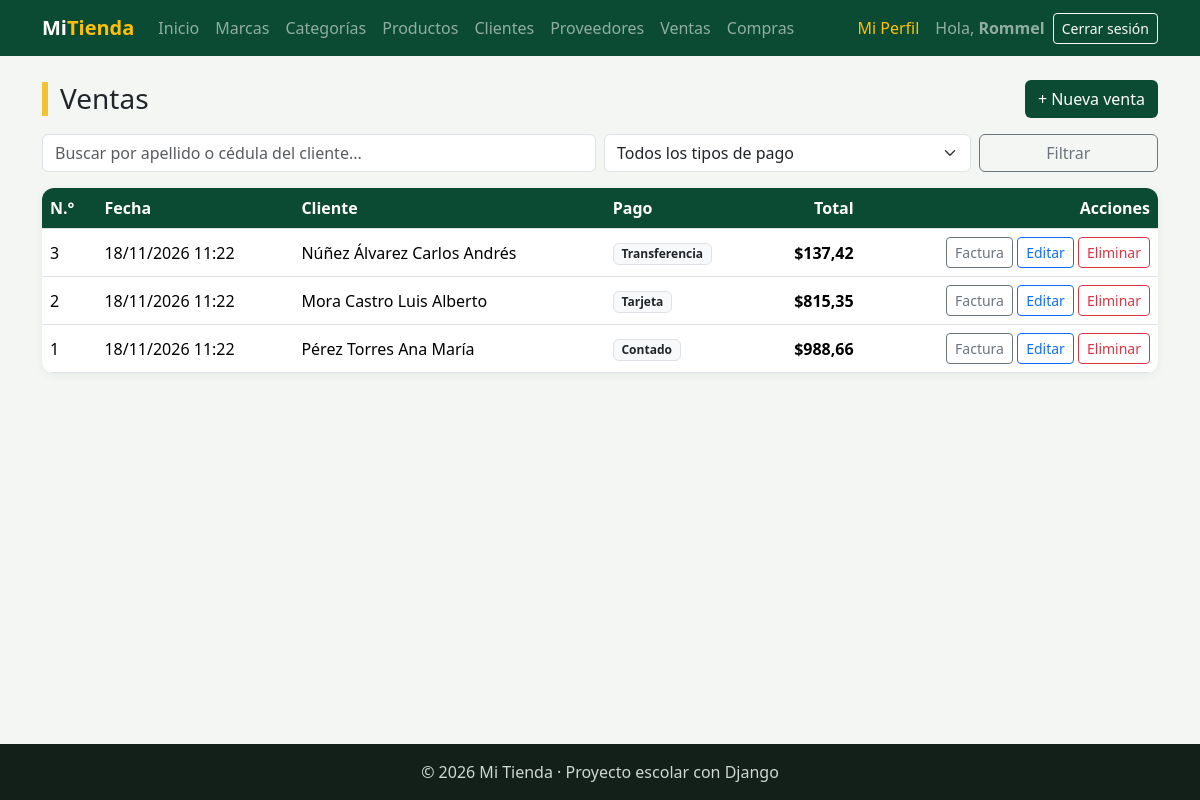
The page /facturacion/ventas/ (signed in) on the database its author committed.
### facturacion/models.py (models this page shows, shortened)
class ModeloBase(models.Model):
    user = models.ForeignKey(
        User,
        on_delete=models.SET_NULL,
        null=True,
        blank=True,
        editable=False,
        related_name="%(class)s_registrados",
        verbose_name="Registrado por",
    )
    fecha_creacion = models.DateTimeField("Fecha de creación", auto_now_add=True)
    fecha_modificacion = models.DateTimeField("Última modificación", auto_now=True)
    class Meta:
        abstract = True

class Venta(ModeloBase):
    cliente = models.ForeignKey(Cliente, on_delete=models.PROTECT, related_name="ventas")
    fecha_hora = models.DateTimeField("Fecha y hora", default=timezone.now)
    subtotal = models.DecimalField(max_digits=12, decimal_places=2, default=0, editable=False)
    iva = models.DecimalField("IVA", max_digits=12, decimal_places=2, default=0, editable=False)
    total = models.DecimalField(max_digits=12, decimal_places=2, default=0, editable=False)
    tipo_pago = models.CharField(
        "Tipo de pago",
        max_length=15,
        choices=TipoPago.choices,
        default=TipoPago.CONTADO,
    )
    class Meta:
        verbose_name = "Venta"
        verbose_name_plural = "Ventas"
        ordering = ["-fecha_hora"]

class Cliente(ModeloBase):
    cedula = models.CharField("Cédula", max_length=10, unique=True)
    nombres = models.CharField(max_length=80)
    apellidos = models.CharField(max_length=80)
    email = models.EmailField("Correo", blank=True)
    telefono = models.CharField("Teléfono", max_length=15, blank=True)
    direccion = models.CharField("Dirección", max_length=200, blank=True)
    class Meta:
        verbose_name = "Cliente"
        verbose_name_plural = "Clientes"
        ordering = ["apellidos", "nombres"]
    def __str__(self):
        return f"{self.apellidos} {self.nombres}"

### facturacion/views.py (the view)
# urls.py: path("ventas/", views.VentaListView.as_view(), name="venta_lista"),
class VentaListView(LoginRequiredMixin, ListView):
    model = Venta
    template_name = "facturacion/venta_lista.html"
    context_object_name = "ventas"
    paginate_by = 10
    extra_context = {"titulo": "Ventas", "tipos_pago": TipoPago.choices}
    def get_queryset(self):
        ventas = super().get_queryset().select_related("cliente")
        q = self.request.GET.get("q", "")
        tipo = self.request.GET.get("tipo_pago", "")
        if q:
            ventas = ventas.filter(
                Q(cliente__apellidos__icontains=q) | Q(cliente__cedula__icontains=q)
            )
        if tipo:
            ventas = ventas.filter(tipo_pago=tipo)
        return ventas
    def get_context_data(self, **kwargs):
        contexto = super().get_context_data(**kwargs)
        contexto["q"] = self.request.GET.get("q", "")
        contexto["tipo_pago"] = self.request.GET.get("tipo_pago", "")
        return contexto

### facturacion/templates/facturacion/venta_lista.html (shortened to what this page needs)
{% extends "base.html" %}
{% block contenido %}
<div class="d-flex justify-content-between align-items-center flex-wrap gap-2 mb-3">
    <h1 class="h3 titulo-pagina m-0">{{ titulo }}</h1>
    <a href="{% url 'facturacion:venta_crear' %}" class="btn btn-verde">+ Nueva venta</a>
</div>
<form method="get" class="row g-2 mb-3">
    <div class="col-md-6">
        <input type="text" name="q" value="{{ q }}" class="form-control" placeholder="Buscar por apellido o cédula del cliente...">
    </div>
    <div class="col-md-4">
        <select name="tipo_pago" class="form-select">
            <option value="">Todos los tipos de pago</option>
        </select>
    </div>
    <div class="col-md-2">
        <button type="submit" class="btn btn-outline-secondary w-100">Filtrar</button>
    </div>
</form>
<div class="tarjeta p-0 table-responsive">
    <table class="table table-hover align-middle m-0">
        <thead>
            <tr><th>N.°</th><th>Fecha</th><th>Cliente</th><th>Pago</th><th class="text-end">Total</th><th class="text-end">Acciones</th></tr>
        </thead>
        <tbody>
            {% for venta in ventas %}
            <tr>
                <td>{{ venta.pk }}</td>
                <td>{{ venta.fecha_hora|date:"d/m/Y H:i" }}</td>
                <td>{{ venta.cliente }}</td>
                <td><span class="badge bg-light text-dark border">{{ venta.get_tipo_pago_display }}</span></td>
                <td class="text-end fw-semibold">${{ venta.total }}</td>
                <td class="text-end text-nowrap">
                    <a href="{% url 'facturacion:venta_detalle' venta.pk %}" class="btn btn-sm btn-outline-secondary">Factura</a>
                    <a href="{% url 'facturacion:venta_editar' venta.pk %}" class="btn btn-sm btn-outline-primary">Editar</a>
                    <a href="{% url 'facturacion:venta_eliminar' venta.pk %}" class="btn btn-sm btn-outline-danger">Eliminar</a>
                </td>
            </tr>
            {% empty %}
            <tr><td colspan="6" class="text-center text-muted py-4">No hay ventas.</td></tr>
            {% endfor %}
        </tbody>
    </table>
</div>
{% endblock %}

### templates/base.html (shortened to what this page needs)
{% load static %}
<!DOCTYPE html>
<html lang="es">
<head>
    <link href="https://cdn.jsdelivr.net/npm/bootstrap@5.3.3/dist/css/bootstrap.min.css" rel="stylesheet">
    <link rel="stylesheet" href="{% static 'css/estilos.css' %}">
</head>
<body>
<nav class="navbar navbar-expand-lg navbar-dark barra">
    <div class="container">
        <a class="navbar-brand fw-bold" href="{% url 'home' %}">Mi<span class="text-warning">Tienda</span></a>
        <div class="collapse navbar-collapse" id="menu">
            <ul class="navbar-nav me-auto">
                <li class="nav-item"><a class="nav-link" href="{% url 'home' %}">Inicio</a></li>
                {% if user.is_authenticated %}
                    <li class="nav-item"><a class="nav-link" href="{% url 'facturacion:marca_lista' %}">Marcas</a></li>
                    <li class="nav-item"><a class="nav-link" href="{% url 'facturacion:categoria_lista' %}">Categorías</a></li>
                    <li class="nav-item"><a class="nav-link" href="{% url 'facturacion:producto_lista' %}">Productos</a></li>
                    <li class="nav-item"><a class="nav-link" href="{% url 'facturacion:cliente_lista' %}">Clientes</a></li>
                    <li class="nav-item"><a class="nav-link" href="{% url 'facturacion:proveedor_lista' %}">Proveedores</a></li>
                    <li class="nav-item"><a class="nav-link" href="{% url 'facturacion:venta_lista' %}">Ventas</a></li>
                    <li class="nav-item"><a class="nav-link" href="{% url 'facturacion:compra_lista' %}">Compras</a></li>
                {% endif %}
            </ul>
            <ul class="navbar-nav align-items-lg-center gap-2">
                {% if user.is_authenticated %}
                    <li class="nav-item"><a class="nav-link text-warning" href="{% url 'facturacion:mi_perfil' %}">Mi Perfil</a></li>
                    <li class="nav-item navbar-text">Hola, <b>{{ user.username }}</b></li>
                    <li class="nav-item">
                        <form method="post" action="{% url 'logout' %}" class="d-inline">
                            <button type="submit" class="btn btn-sm btn-outline-light">Cerrar sesión</button>
                        </form>
                    </li>
                {% else %}
                    <li class="nav-item"><a class="nav-link" href="{% url 'login' %}">Ingresar</a></li>
                    <li class="nav-item"><a class="btn btn-sm btn-warning" href="{% url 'registro' %}">Crear cuenta</a></li>
                {% endif %}
            </ul>
        </div>
    </div>
</nav>
<main class="container py-4">
    {% block contenido %}{% endblock %}
</main>
<footer class="pie text-center py-3">© 2026 Mi Tienda · Proyecto escolar con Django</footer>
</body>
</html>

### static/css/estilos.css (style rules this page uses)
:root { --verde: #0c4b33; --verde-claro: #2f9e6e; --amarillo: #f2c230; }
body { background-color: #f3f6f2; min-height: 100vh; display: flex; flex-direction: column; }
main { flex: 1; }
.barra { background-color: var(--verde); }
.titulo-pagina { border-left: 6px solid var(--amarillo); padding-left: 12px; }
.tarjeta { background: white; border-radius: 12px; padding: 24px; box-shadow: 0 2px 10px rgba(0,0,0,.06); }
.table thead th { background-color: var(--verde); color: white; }
.btn-verde { background-color: var(--verde); color: white; }
.pie { background-color: #13201a; color: #cfd8d3; }

### rows shown on the page
Venta: pk "3", fecha_hora "18/11/2026 11:22", cliente "Núñez Álvarez Carlos Andrés", tipo_pago "Transferencia", total "137,42"
Venta: pk "2", fecha_hora "18/11/2026 11:22", cliente "Mora Castro Luis Alberto", tipo_pago "Tarjeta", total "815,35"
Venta: pk "1", fecha_hora "18/11/2026 11:22", cliente "Pérez Torres Ana María", tipo_pago "Contado", total "988,66"

### other values the page prints
{{ user.username }} "Rommel"
{{ titulo }} "Ventas"
